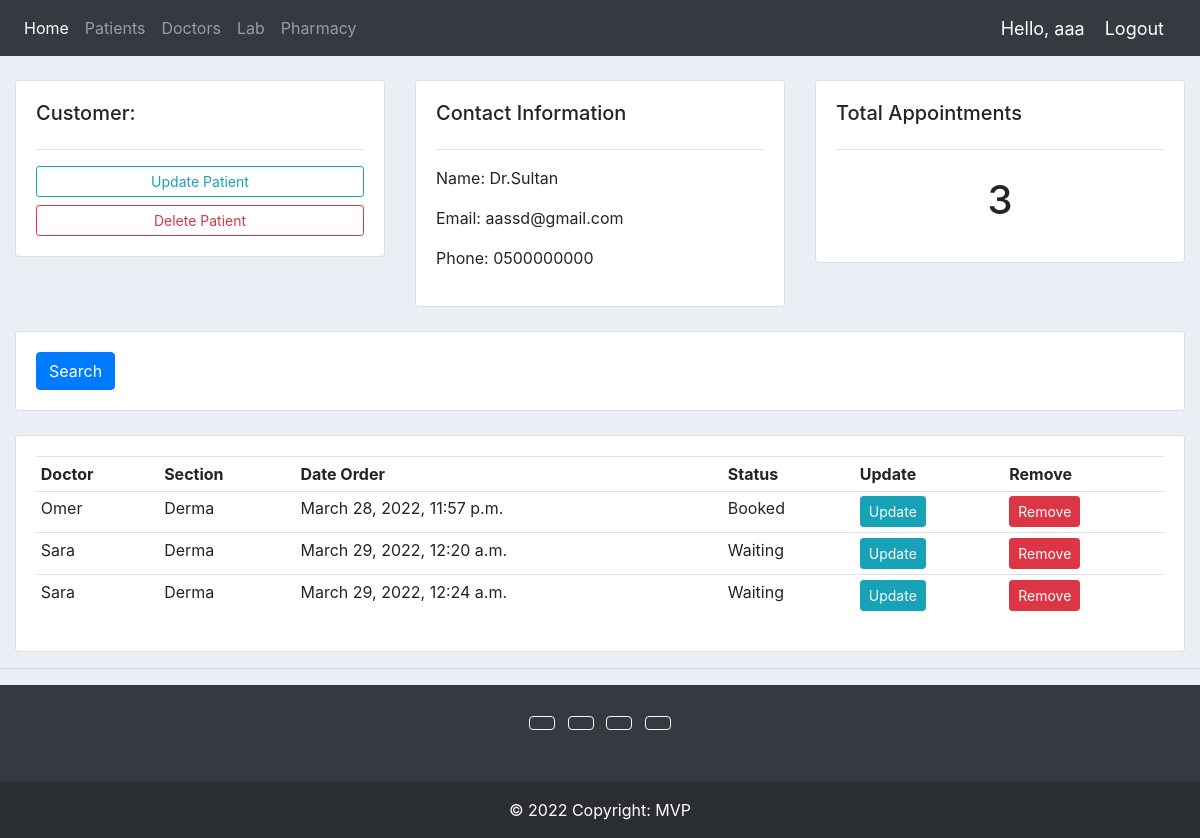
The app's page /doctor_form/1/ (signed in) with its own data.
### accounts/models.py (models this page shows, shortened)
class Doctor(models.Model):
    SECTION = (
        ('Derma', 'Derma'),
        ('Dentist', 'Dentist'),
        ('General', 'General'),
    )
    name = models.CharField(max_length=200, null=True)
    email = models.EmailField()
    phone = models.CharField(max_length=200, null=True)
    section = models.CharField(max_length=200, null=True, choices=SECTION)
    time_start = models.TimeField('Start of Shift')
    time_end = models.TimeField('End of Shift')

class Appointment(models.Model):
    STATUS = (
        ('Booked', 'Booked'),
        ('Available', 'Available'),
        ('Waiting', 'Waiting')
    )
    patient = models.ForeignKey(Patient, null=True, on_delete=models.SET_NULL)
    doctor = models.ForeignKey(Doctor, null=True, on_delete=models.SET_NULL)
    date_created = models.DateTimeField(auto_now_add=True, null=True)
    status = models.CharField(max_length=200, null=True, choices=STATUS)

class Patient(models.Model):
    name = models.CharField(max_length=200, null=True)
    email = models.EmailField()
    phone = models.CharField(max_length=200, null=True)
    date = models.TimeField()
    def __str__(self):
        return self.name

### accounts/views.py (the view)
# urls.py: path('doctor_form/<str:pk>/',views.updateDoctor,name="doctor_form"),
@login_required(login_url='login')
def updateDoctor(request, pk):
    doctor = Doctor.objects.get(id=pk)
    appointments = Appointment.objects.filter(doctor=doctor)
    appointment_count = appointments.count
    context = {'doctor': doctor, 'appointments': appointments,
               'appointment_count': appointment_count}
    return render(request, 'accounts/doctor_form.html', context)

### accounts/templates/accounts/doctor_form.html
{%  extends 'accounts/main.html' %}
{% block content %}
	<br>
<div class="row">
	<div class="col-md">
		<div class="card card-body">
			<h5>Customer:</h5>
			<hr>
			<a class="btn btn-outline-info  btn-sm btn-block" href="">Update Patient</a>
			<a class="btn btn-outline-danger  btn-sm btn-block" href="">Delete Patient</a>
		</div>
	</div>
	<div class="col-md">
		<div class="card card-body">
			<h5>Contact Information</h5>
			<hr>
			<p>Name: {{doctor.name}}</p>
			<p>Email: {{doctor.email}}</p>
			<p>Phone: {{doctor.phone}}</p>
		</div>
	</div>
	<div class="col-md">
		<div class="card card-body">
			<h5>Total Appointments</h5>
			<hr>
			<h1 style="text-align: center;padding: 10px">{{appointment_count}}</h1>
		</div>
	</div>
</div>
<br>
<div class="row">
	<div class="col">
		<div class="card card-body">
			<form method="get">
		    <button class="btn btn-primary" type="submit">Search</button>
		  </form>
		</div>
	</div>
</div>
<br>
<div class="row">
	<div class="col-md">
		<div class="card card-body">
			<table class="table table-sm">
				<tr>
					<th>Doctor</th>
					<th>Section</th>
					<th>Date Order</th>
					<th>Status</th>
					<th>Update</th>
					<th>Remove</th>
				</tr>
				{% for appointment in appointments %}
				<tr>
					<td>{{appointment.patient}}</td>
					<td>{{appointment.doctor.section}}</td>
					<td>{{appointment.date_created}}</td>
					<td>{{appointment.status}}</td>
					<td><a class="btn btn-sm btn-info" href="">Update</a></td>
					<td><a class="btn btn-sm btn-danger" href="">Remove</a></td>
				</tr>
				{% endfor %}
			</table>
		</div>
	</div>
</div>
{% endblock %}

### accounts/templates/accounts/navbar.html (shortened to what this page needs)
{% load static %}
<nav class="navbar navbar-expand-lg navbar-dark bg-dark">
  <div class="collapse navbar-collapse" id="navbarNav">
    <ul class="navbar-nav">
      <li class="nav-item active">
        <a class="nav-link" href="{% url 'home' %}">Home</a>
      </li>
      <li class="nav-item">
        <a class="nav-link" href="">Patients</a>
      </li>
      <li class="nav-item">
        <a class="nav-link" href="{% url 'doctor' %}">Doctors</a>
      </li>
      <li class="nav-item">
        <a class="nav-link" href="">Lab</a>
      </li>
      <li class="nav-item">
        <a class="nav-link" href="">Pharmacy</a>
      </li>
    </ul>
  </div>
  <span class="hello-msg">Hello, {{request.user}}</span>
  <span ><a  class="hello-msg" href="{% url 'logout' %}">Logout</a></span>
</nav>

### static/css/main.css (style rules this page uses)
body { background-color: #ebeff5; }

### accounts/templates/accounts/navbar.html (style rules this page uses)
.hello-msg { font-size: 18px; color: #fff; margin-right: 20px; }

### records on screen
Doctor: name "Dr.Sultan", email "aassd@gmail.com", phone "0500000000"
Appointment: patient "Omer", doctor.section "Derma", date_created "March 28, 2022, 11:57 p.m.", status "Booked"
Appointment: patient "Sara", doctor.section "Derma", date_created "March 29, 2022, 12:20 a.m.", status "Waiting"
Appointment: patient "Sara", doctor.section "Derma", date_created "March 29, 2022, 12:24 a.m.", status "Waiting"

### other values on screen
{{ request.user }} "aaa"
{{ appointment_count }} "3"
